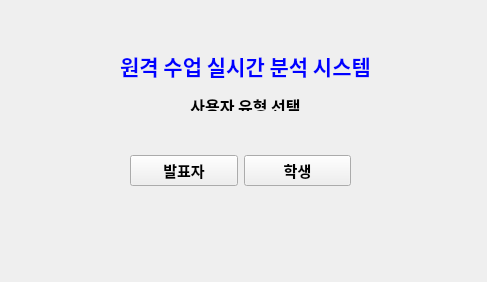
<?xml version="1.0" encoding="UTF-8"?>
<ui version="4.0">
 <class>UserSelection</class>
 <widget class="QMainWindow" name="UserSelection">
  <property name="geometry">
   <rect>
    <x>0</x>
    <y>0</y>
    <width>487</width>
    <height>282</height>
   </rect>
  </property>
  <property name="windowTitle">
   <string>Catch Sleeping Student</string>
  </property>
  <widget class="QWidget" name="centralwidget">
   <widget class="QWidget" name="horizontalLayoutWidget">
    <property name="geometry">
     <rect>
      <x>130</x>
      <y>130</y>
      <width>221</width>
      <height>81</height>
     </rect>
    </property>
    <property name="font">
     <font>
      <family>맑은 고딕</family>
      <pointsize>11</pointsize>
      <weight>75</weight>
      <bold>true</bold>
     </font>
    </property>
    <layout class="QHBoxLayout" name="SelectUserType">
     <item>
      <widget class="QPushButton" name="Presenter_button">
       <property name="font">
        <font>
         <family>맑은 고딕</family>
         <pointsize>11</pointsize>
         <weight>75</weight>
         <bold>true</bold>
        </font>
       </property>
       <property name="text">
        <string>발표자</string>
       </property>
      </widget>
     </item>
     <item>
      <widget class="QPushButton" name="Student_button">
       <property name="font">
        <font>
         <family>맑은 고딕</family>
         <pointsize>11</pointsize>
         <weight>75</weight>
         <bold>true</bold>
        </font>
       </property>
       <property name="text">
        <string>학생</string>
       </property>
      </widget>
     </item>
    </layout>
   </widget>
   <widget class="QLabel" name="label_CSS">
    <property name="geometry">
     <rect>
      <x>70</x>
      <y>50</y>
      <width>351</width>
      <height>61</height>
     </rect>
    </property>
    <property name="font">
     <font>
      <family>맑은 고딕</family>
      <pointsize>12</pointsize>
      <weight>75</weight>
      <bold>true</bold>
     </font>
    </property>
    <property name="text">
     <string>&lt;html&gt;&lt;head/&gt;&lt;body&gt;&lt;p align=&quot;center&quot;&gt;&lt;span style=&quot; font-size:16pt; color:#0000ff;&quot;&gt;원격 수업 실시간 분석 시스템&lt;/span&gt;&lt;/p&gt;&lt;p align=&quot;center&quot;&gt;사용자 유형 선택&lt;/p&gt;&lt;/body&gt;&lt;/html&gt;</string>
    </property>
   </widget>
  </widget>
 </widget>
 <resources/>
 <connections/>
</ui>
